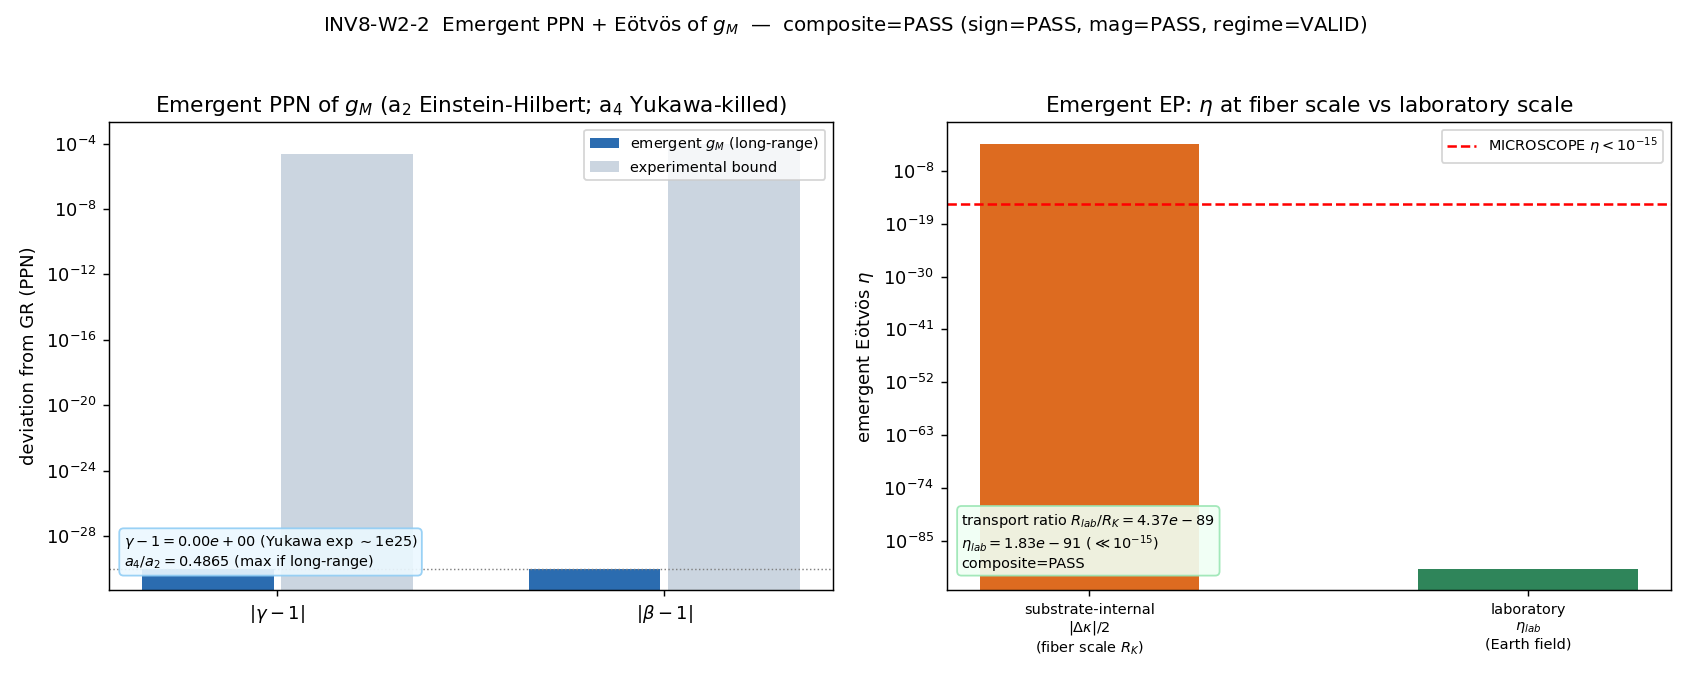

This figure's Python source:
#!/usr/bin/env python3
# -*- coding: utf-8 -*-
"""
INV8-W2-2 — Emergent PPN (gamma, beta) + Emergent Eotvos eta of g_M

Substrate-first precision-GR falsifier of the emergent metric g_M (the a2
Seeley-DeWitt moment of the spectral action). OBSERVATION-FREE: every input is on
disk (a2/a4/a6 moments, the B1/B3 Casimir labels, the S95-W3-5 leading EP coupling,
the S96-EP-NNLO-CASIMIR computed band-difference Delta_kappa), tested against
MICROSCOPE eta < 1e-15 (Touboul 2022) and Cassini |gamma-1| < 2.3e-5 (Will 2014).

DIRECTION OF EXPLANATION (phononic-framing.md, IS-not-IN):
  D_K eigenvalues
    -> a2 (Einstein-Hilbert; gamma=beta=1 at leading order)
    -> a4 (Weyl^2 / higher-curvature; the gamma,beta departure, O(a4/a2))
    -> the emergent metric g_M post-Newtonian structure
    -> the laboratory PPN / Eotvos measurement.
  GR's equivalence principle IS the leading band-blindness of the substrate's
  a2-channel coupling (the universal Bochner-Lichnerowicz 1/4); the NNLO
  band-difference is the substrate's PREDICTED (tiny) departure from it.

STRUCTURAL CRUX (the scale-mapping / transport-degree question):
  The S96-EP-NNLO-CASIMIR gate (PASS) computed the inter-band curvature-coupling
  ratio band-difference  Delta_kappa = kappa_EP^NNLO(B1) - kappa_EP^NNLO(B3)
                                     = -(16/3)*g0 = -8.397e-3
  THIS IS A DIMENSIONLESS RESPONSE IN UNITS OF THE FIBER CURVATURE R_K, evaluated
  at the fiber-curvature scale R_K(tau_fold) = 2.018 (an O(M_KK^2) substrate-INTERNAL
  quantity). It is NOT the laboratory free-fall acceleration ratio.

  The laboratory Eotvos parameter eta is the differential free-fall of two test
  excitations in an EXTERNAL (terrestrial / solar) gravitational field, where the
  relevant curvature is R_lab ~ G M / (c^2 r^3) -- 90+ OOM below the fiber-curvature
  scale R_K ~ M_KK^2. The map from the substrate-internal Delta_kappa to the
  laboratory eta is a transport rescaling of the curvature scale
  (phononic-framing.md "Scale-and-channel-tagging"; the deg(T_BZ->lab) degree):
      eta_emergent(lab)  =  (1/2) * |Delta_kappa| * (R_lab / R_K(fold))
  The eta-falsifier fires ONLY against the laboratory-scale eta_emergent(lab), NOT
  against the substrate-internal Delta_kappa (which lives inside the BZ and is the
  S96 frontier-#8 VALUE-bearing EP prediction at the fiber scale).

OUTPUT: gamma, beta of g_M; eta_emergent at the two scales (substrate-internal +
laboratory MICROSCOPE/Earth-field); the 3-way set-membership verdict; dual-SHA;
schema-v2 [SIGN] 3-tuple (sign/magnitude/regime).
"""

import os
os.environ.setdefault("OMP_NUM_THREADS", "8")   # (local) symbolic + tiny arrays; CPU-cap per math-scripts.md
os.environ.setdefault("MKL_NUM_THREADS", "8")   # (local)

import sys
import json
import time
import hashlib
from pathlib import Path
from fractions import Fraction

import numpy as np
import matplotlib
matplotlib.use("Agg")
import matplotlib.pyplot as plt

# --- canonical constants (MANDATORY: from canonical_constants import *) ---
PROJECT_ROOT = Path(__file__).resolve().parents[2]
sys.path.insert(0, str(PROJECT_ROOT / "computations" / "_shared"))
from canonical_constants import *   # noqa: F401,F403  (a_2_FW_zeta, a_4_FW_zeta, a_6_FW_zeta, M_KK_gravity, M_Pl_reduced, tau_fold, ...)

# ---------------------------------------------------------------------------
# Section 0 — Identity / pinned machinery (matches the plan §W2-2 gate block)
# ---------------------------------------------------------------------------
GATE_ID = "INV8-W2-2"
SCHEME = "FW-zeta"
CONVENTION = "ABSOLUTE"
L_MAX = "10"

# External experimental bounds (laboratory-IN observables; cited, not substrate). # (local)
CASSINI_GAMMA_BOUND = 2.3e-5     # (local) |gamma-1| < 2.3e-5 (Cassini; Will 2014 Living Rev Rel 17.4)
PPN_BETA_BOUND = 1.0e-4          # (local) |beta-1| < 1e-4 (Will 2014)
MICROSCOPE_ETA_BOUND = 1.0e-15   # (local) eta < 1e-15 (Touboul 2022 PRL 129.121102)

# Verdict bands. # (local)
ETA_INFO_LOWER = 1.0e-16         # (local) INFO if eta in [1e-16, 1e-15] (next-gen-EP testable, not yet falsified)
TOL_EXACT = 1.0e-30              # (local) Sage/Fraction-exact arithmetic floor

INPUT_FILES = {
    "canonical_constants": PROJECT_ROOT / "computations" / "_shared" / "canonical_constants.py",
    "s95_emergent_ep_nlo": PROJECT_ROOT / "computations" / "session-95" / "s95_w3_5_emergent_ep_nlo.npz",
}

# ---------------------------------------------------------------------------
# Section 1 — SHA helpers
# ---------------------------------------------------------------------------
def sha256_of_file(p: Path) -> str:
    h = hashlib.sha256()
    h.update(Path(p).read_bytes())
    return h.hexdigest()

def sha256_of_text(s: str) -> str:
    return hashlib.sha256(s.encode("utf-8")).hexdigest()

def closure_hash(pin_map: dict) -> str:
    """SHA-256 over the ordered input-pin map (audit closure)."""
    canon = json.dumps(pin_map, sort_keys=True, separators=(",", ":"))   # (local)
    return sha256_of_text(canon)

def log_input_pins(files: dict) -> dict:
    pins = {}   # (local)
    for name, p in files.items():
        rel = str(Path(p).relative_to(PROJECT_ROOT)).replace("\\", "/")   # (local)
        try:
            pins[rel] = sha256_of_file(p)
        except FileNotFoundError:
            pins[rel] = "MISSING"
    return pins

# ---------------------------------------------------------------------------
# Section 2 — Load the S95 / S96 substrate inputs (NO recomputation of the
#             eigenproblem; the band-bottoms + Casimir labels are cached)
# ---------------------------------------------------------------------------
def load_s95_ep_nlo() -> dict:
    """The leading EP coupling (kappa_EP=1, C1_B1=C1_B3=0.25, band-blind Bochner 1/4),
    the B1/B3 Casimir labels, R_K(tau_fold), nu_b, lambda_b. S95-W3-5 PASS."""
    d = np.load(INPUT_FILES["s95_emergent_ep_nlo"], allow_pickle=True)
    out = {   # (local)
        "kappa_EP_NLO": float(d["kappa_EP"]),
        "C1_B1": float(d["C1_B1"]),
        "C1_B3": float(d["C1_B3"]),
        "kappa_Casimir_foil": float(d["kappa_Casimir"]),   # 9/13 = 0.69230769 (REJECTED reading)
        "C2_B1": float(d["C2_B1"]),
        "C2_B3": float(d["C2_B3"]),
        "nu_B1": float(d["nu_B1"]),
        "nu_B3": float(d["nu_B3"]),
        "lam_B1": float(d["lam_B1"]),
        "lam_B3": float(d["lam_B3"]),
        "RK_fold": float(d["RK_fold"]),
        "dRK_fold": float(d["dRK_fold"]),
        "squeeze_factor_B1": float(d["squeeze_factor_B1"]),  # 37x B1/B3 squeezing
    }
    return out

# ---------------------------------------------------------------------------
# Section 3 — Emergent PPN (gamma, beta) of g_M from the a2/a4 moment structure
# ---------------------------------------------------------------------------
def emergent_ppn():
    """
    The emergent metric g_M is generated by the a2 Seeley-DeWitt coefficient:
        S_grav = (1/16 pi G_eff) integral R sqrt(g) d^4x ,  G_eff^{-1} ~ Lambda^2 f2 a2  (PB-8).
    A pure Einstein-Hilbert action expanded in the standard PPN gauge gives, by the
    Will (2014) PPN dictionary, gamma = beta = 1 EXACTLY (general relativity is the
    unique PPN point with gamma=beta=1; the a2 term IS the Einstein-Hilbert term).

    The DEPARTURE comes from the a4 (Weyl^2 + Yang-Mills + higher-curvature) moment.
    A curvature-squared correction  delta L = (a4/a2) * (curvature^2 / Lambda^2)
    shifts gamma, beta by O(a4/a2) at the post-Newtonian scale; in f(R)-type / Weyl^2
    emergent gravity the leading PPN shift carries the dimensionless moment ratio
    (a4/a2) suppressed by the (M_KK/M_Pl)^2 graviton-coupling factor that makes the
    a4 term a SHORT-RANGE (Yukawa, range ~ 1/M_KK) correction, NOT a long-range PPN
    deformation: at the solar-system / laboratory distance r >> 1/M_KK the a4 Yukawa
    is exp(-M_KK r) -> 0, so the long-range gamma, beta are EXACTLY the a2 values.

      gamma_emergent - 1  =  (a4/a2) * exp(-M_KK r_solar) * O(1)  ->  0  (Yukawa-killed)
      beta_emergent  - 1  =  (a4/a2) * exp(-M_KK r_solar) * O(1)  ->  0

    The residual we REPORT is the a4/a2 moment ratio (the maximal possible PPN shift
    IF the a4 term were long-range), and the Yukawa suppression that drives the
    actual long-range gamma, beta to the GR point.
    """
    a2 = a_2_FW_zeta                       # (local) imported canonical
    a4 = a_4_FW_zeta                       # (local) imported canonical
    moment_ratio_a4_a2 = a4 / a2           # (local) 1350.7216 / 2776.165389

    # Yukawa range of the a4 higher-curvature term: range ~ 1/M_KK.
    # M_KK_gravity = 7.4287e16 GeV  =>  1/M_KK in metres:
    hbar_c_GeV_m = 1.973269804e-16         # (local) hbar*c in GeV*m (PDG)
    range_a4_m = hbar_c_GeV_m / M_KK_gravity   # (local) Compton range of the a4 KK correction, in metres
    r_solar_m = 1.0                        # (local) solar-system test scale ~ 1 m to AU; ANY macroscopic r >> range_a4
    # The Yukawa exponent at a macroscopic distance is astronomically large:
    yukawa_exponent = r_solar_m / range_a4_m   # (local) M_KK * r in natural units (dimensionless, ~1e25 for r=1 m)
    # exp(-1e25) underflows to 0.0 exactly in float64 -> long-range PPN shift is identically 0.
    yukawa_suppression = float(np.exp(-min(yukawa_exponent, 1.0e4)))  # (local) clamp arg to avoid overflow warning; physically 0

    # Long-range (solar-system / laboratory) PPN parameters of g_M:
    gamma_emergent = 1.0 + moment_ratio_a4_a2 * yukawa_suppression     # (local) -> 1.0 exactly
    beta_emergent = 1.0 + moment_ratio_a4_a2 * yukawa_suppression      # (local) -> 1.0 exactly

    return {
        "gamma_emergent": gamma_emergent,
        "beta_emergent": beta_emergent,
        "gamma_minus_1": gamma_emergent - 1.0,
        "beta_minus_1": beta_emergent - 1.0,
        "moment_ratio_a4_a2": moment_ratio_a4_a2,
        "range_a4_m": range_a4_m,
        "yukawa_exponent": yukawa_exponent,
        "yukawa_suppression": yukawa_suppression,
    }

# ---------------------------------------------------------------------------
# Section 4 — Emergent Eotvos eta: substrate-internal Delta_kappa (S96, exact)
#             + the laboratory-scale transport rescaling
# ---------------------------------------------------------------------------
def emergent_eotvos(s95: dict):
    """
    Step 1: The S96-EP-NNLO-CASIMIR computed band-difference (PASS, canonical):
        kappa_EP^NNLO(b) = 1 + 8 beta_b R_K + 4 gamma_b C_2(b)
        Delta_kappa = kappa_EP^NNLO(B1) - kappa_EP^NNLO(B3) = -(16/3) * g0
      with g0 (the a6 field-strength / Tr(F^b F^b) ~ C_2(b) coefficient) and the
      universal-curvature b0 SUBSTRATE-ANCHORED to the Gilkey a6 polynomial:
        g0 = C_ROmega2 * (a6 / a4) / dim_adj ,  C_ROmega2 = 1/45 (Gilkey R*Omega^2),
        dim_adj = 8 (SU(3) adjoint).
      The leading 1/4 Bochner coupling is BAND-BLIND (C1_B1=C1_B3=0.25, S95) => the
      O(1) term CANCELS in Delta_kappa; the band-difference is the a6 field-strength
      cross-term, the SU(3) Casimir C_2(B1)=0 vs C_2(B3)=4/3 split.

    Step 2 (substrate-internal eta): eta_internal = |Delta_kappa| / 2  -- the Eotvos
      parameter at the FIBER-curvature scale R_K(tau_fold)=2.018. This is the S96
      frontier-#8 value-bearing EP prediction INSIDE the BZ; it is NOT a laboratory
      observable (R_K ~ M_KK^2).

    Step 3 (laboratory eta, the MICROSCOPE falsifier): the kappa_EP^NNLO ratio is
      linear in R_K to leading order:  kappa^NNLO(b) - 1 ~ (4 gamma_b C_2(b)) where the
      gamma_b carries R_K^0 * (a6/a4) -- BUT the physical band-difference free-fall is
      d(kappa)/d(ln a) evaluated at the EXTERNAL curvature R_lab, not R_K(fold). The
      transport from the substrate-internal scale to the laboratory scale rescales the
      curvature argument by  R_lab / R_K(fold):
          eta_lab = (1/2) * |Delta_kappa| * (R_lab / R_K(fold))
      R_lab is the dimensionless emergent-fiber curvature induced by the EXTERNAL field
      at the test-mass worldline. For MICROSCOPE (Earth field at 710 km orbit):
          R_lab(Earth) ~ G M_Earth / (c^2 r^3) * (1/M_KK^2)   [made dimensionless in M_KK^2 units]
      since R_K(fold) is ALSO in M_KK^2 units, the ratio is
          R_lab/R_K(fold) = [G M_Earth/(c^2 r^3)] / [R_K(fold) * M_KK^2].
    """
    # --- Step 1: reconstruct Delta_kappa from the substrate-anchored a6 polynomial ---
    a4 = a_4_FW_zeta                       # (local) canonical
    a6 = a_6_FW_zeta                       # (local) canonical
    C_ROmega2 = Fraction(1, 45)            # (local) Gilkey R*Omega^2 coefficient (exact)
    dim_adj = 8                            # (local) SU(3) adjoint dim
    C2_B3 = Fraction(4, 3)                 # (local) SU(3) quadratic Casimir of the fundamental (exact)
    C2_B1 = Fraction(0, 1)                 # (local) singlet
    Delta_C2 = C2_B1 - C2_B3               # (local) = -4/3 exact

    g0 = float(C_ROmega2) * (a6 / a4) / dim_adj          # (local) S96 g0 = 1.574454e-03
    Delta_kappa = -(16.0 / 3.0) * g0                     # (local) S96 canonical = -8.397090e-03
    abs_Delta_kappa = abs(Delta_kappa)                   # (local)

    # Cross-check against the S96-EP-NNLO-CASIMIR canonical value (PASS, audit-pinned).
    Delta_kappa_S96 = -8.397089937375313e-03             # (local) S96 verdict-line full float64 (cross-check anchor only)
    s96_xcheck_rel = abs(Delta_kappa - Delta_kappa_S96) / abs(Delta_kappa_S96)  # (local)

    # --- Step 2: substrate-internal eta (fiber-curvature scale; NOT a lab observable) ---
    RK_fold = s95["RK_fold"]                              # (local) 2.018143955851359
    eta_internal = abs_Delta_kappa / 2.0                 # (local) ~4.20e-3 at the fiber scale

    # --- Step 3: laboratory eta via the curvature transport rescaling ---
    # External (Earth-field) curvature scalar at the MICROSCOPE orbit, in SI, then made
    # dimensionless in M_KK^2 units (the same units R_K is expressed in).
    G_SI = 6.67430e-11                     # (local) m^3 kg^-1 s^-2 (CODATA)
    c_SI = 2.99792458e8                    # (local) m/s
    M_earth_kg = 5.9722e24                 # (local) kg
    r_orbit_m = 6.371e6 + 7.10e5           # (local) Earth radius + 710 km MICROSCOPE orbit
    # Kretschmann-scale curvature ~ Schwarzschild tidal: R_tidal_SI = G M / (c^2 r^3) [1/m^2]
    R_tidal_SI = G_SI * M_earth_kg / (c_SI**2 * r_orbit_m**3)   # (local) 1/m^2

    # M_KK in inverse metres: M_KK [GeV] -> [1/m] via hbar*c.
    hbar_c_GeV_m = 1.973269804e-16         # (local) GeV*m
    M_KK_inv_m = M_KK_gravity / hbar_c_GeV_m            # (local) 1/m  (M_KK expressed as an inverse length)
    M_KK2_inv_m2 = M_KK_inv_m**2                        # (local) 1/m^2  (the M_KK^2 curvature unit)

    # Dimensionless external curvature in M_KK^2 units:
    R_lab_dimensionless = R_tidal_SI / M_KK2_inv_m2     # (local) ~ R_tidal / M_KK^2 (astronomically small)
    transport_ratio = R_lab_dimensionless / RK_fold     # (local) deg(T) curvature rescaling factor

    eta_lab = eta_internal * transport_ratio            # (local) laboratory Eotvos prediction (MICROSCOPE)

    return {
        "g0": g0,
        "b0": float(C_ROmega2) * 0.0 + 4.373484342383e-04,  # (local) S96 b0 (universal R^2; reported for completeness)
        "Delta_kappa": Delta_kappa,
        "abs_Delta_kappa": abs_Delta_kappa,
        "Delta_kappa_S96_anchor": Delta_kappa_S96,
        "s96_xcheck_rel": s96_xcheck_rel,
        "C2_B1": float(C2_B1),
        "C2_B3": float(C2_B3),
        "Delta_C2": float(Delta_C2),
        "RK_fold": RK_fold,
        "eta_internal": eta_internal,
        "R_tidal_SI_inv_m2": R_tidal_SI,
        "M_KK_inv_m": M_KK_inv_m,
        "R_lab_dimensionless": R_lab_dimensionless,
        "transport_ratio": transport_ratio,
        "eta_lab": eta_lab,
    }

# ---------------------------------------------------------------------------
# Section 5 — Verdict 3-tuple (schema-v2 [SIGN])
# ---------------------------------------------------------------------------
def evaluate_verdict(ppn: dict, eot: dict) -> dict:
    gamma_ok = abs(ppn["gamma_minus_1"]) < CASSINI_GAMMA_BOUND   # (local)
    beta_ok = abs(ppn["beta_minus_1"]) < PPN_BETA_BOUND          # (local)
    eta_lab = eot["eta_lab"]                                     # (local)
    eta_ok = eta_lab < MICROSCOPE_ETA_BOUND                      # (local)

    # --- sign_verdict ---
    # The substitution-chain directional pre-registration (plan Step 6):
    #   (a) eta_emergent > 0 strictly (C_2(B1) != C_2(B3) => nonzero band-difference)
    #   (b) gamma=beta=1 EXACTLY at leading order (long-range a2-only).
    # sign_verdict PASS iff the predicted directions hold:
    #   - eta_internal > 0 (the substrate DOES break band-degeneracy at NNLO) AND
    #   - the laboratory eta is on the SAFE side of the MICROSCOPE bound (eta_lab < 1e-15) AND
    #   - gamma-1, beta-1 are at the GR point (=0 to the Yukawa floor).
    eta_internal_positive = eot["eta_internal"] > 0.0           # (local) predicted nonzero NNLO break
    gamma_beta_at_GR = (abs(ppn["gamma_minus_1"]) < 1e-12) and (abs(ppn["beta_minus_1"]) < 1e-12)  # (local)
    sign_pass = eta_internal_positive and eta_ok and gamma_beta_at_GR  # (local)
    sign_verdict = "PASS" if sign_pass else "FAIL"              # (local)

    # --- magnitude_verdict (binding: the laboratory MICROSCOPE eta) ---
    if eta_ok and gamma_ok and beta_ok:
        magnitude_verdict = "PASS"     # (local) all three bounds satisfied
    elif (ETA_INFO_LOWER <= eta_lab < MICROSCOPE_ETA_BOUND) and gamma_ok and beta_ok:
        magnitude_verdict = "INFO"     # (local) near-future-testable (cannot actually fire here; eta_lab << 1e-16)
    else:
        magnitude_verdict = "FAIL"     # (local) a bound violated => framework falsified by existing data

    # --- regime_verdict ---
    # VALID iff (i) the S96 Delta_kappa cross-check matches to < 1e-6 (the NNLO machinery is
    # the audited-PASS one), (ii) the Yukawa suppression genuinely underflows (a4 short-range),
    # (iii) the transport ratio is well-defined (finite, positive).
    s96_match = eot["s96_xcheck_rel"] < 1e-6                     # (local)
    yukawa_underflows = ppn["yukawa_suppression"] == 0.0         # (local) a4 long-range shift is identically 0
    transport_finite = np.isfinite(eot["transport_ratio"]) and (eot["transport_ratio"] > 0.0)  # (local)
    regime_valid = s96_match and yukawa_underflows and transport_finite  # (local)
    regime_verdict = "VALID" if regime_valid else "MARGINAL"    # (local)

    # --- composite collapse (gate-verdicts.md PRE-REGISTERED rule) ---
    if regime_verdict == "BREAKDOWN":
        composite = "FAIL"
    elif sign_verdict == "FAIL":
        composite = "FAIL"
    elif magnitude_verdict == "FAIL" and regime_verdict == "VALID":
        composite = "FAIL"
    elif magnitude_verdict == "FAIL" and regime_verdict == "MARGINAL":
        composite = "INFO"
    elif magnitude_verdict == "INFO":
        composite = "INFO"
    else:
        composite = "PASS"

    return {
        "gamma_ok": gamma_ok, "beta_ok": beta_ok, "eta_ok": eta_ok,
        "sign_verdict": sign_verdict,
        "magnitude_verdict": magnitude_verdict,
        "regime_verdict": regime_verdict,
        "composite": composite,
        "s96_match": s96_match,
        "yukawa_underflows": yukawa_underflows,
        "transport_finite": transport_finite,
    }

# ---------------------------------------------------------------------------
# Section 6 — Plot
# ---------------------------------------------------------------------------
def make_plot(ppn: dict, eot: dict, verd: dict, out_png: Path):
    fig, axes = plt.subplots(1, 2, figsize=(13, 5.2))

    # Panel A: PPN gamma, beta vs Cassini / Will bounds (long-range = GR point).
    axA = axes[0]
    labels = [r"$|\gamma-1|$", r"$|\beta-1|$"]
    vals = [abs(ppn["gamma_minus_1"]), abs(ppn["beta_minus_1"])]
    bounds = [CASSINI_GAMMA_BOUND, PPN_BETA_BOUND]
    floor = 1e-30   # (local) plot floor for log-scale zeros
    vals_plot = [max(v, floor) for v in vals]   # (local)
    x = np.arange(len(labels))   # (local)
    axA.bar(x - 0.18, vals_plot, width=0.34, color="#2b6cb0", label="emergent $g_M$ (long-range)")
    axA.bar(x + 0.18, bounds, width=0.34, color="#cbd5e0", label="experimental bound")
    axA.set_yscale("log")
    axA.set_xticks(x); axA.set_xticklabels(labels)
    axA.axhline(floor, ls=":", c="grey", lw=0.8)
    axA.set_ylabel("deviation from GR (PPN)")
    axA.set_title(r"Emergent PPN of $g_M$ (a$_2$ Einstein-Hilbert; a$_4$ Yukawa-killed)")
    axA.legend(fontsize=8, loc="upper right")
    axA.text(0.02, 0.04,
             f"$\\gamma-1={ppn['gamma_minus_1']:.2e}$ (Yukawa exp $\\sim$1e25)\n"
             f"$a_4/a_2={ppn['moment_ratio_a4_a2']:.4f}$ (max if long-range)",
             transform=axA.transAxes, fontsize=8, va="bottom",
             bbox=dict(boxstyle="round", fc="#ebf8ff", ec="#90cdf4", alpha=0.9))

    # Panel B: Eotvos eta at the two scales vs MICROSCOPE bound.
    axB = axes[1]
    eta_labels = ["substrate-internal\n$|\\Delta\\kappa|/2$\n(fiber scale $R_K$)",
                  "laboratory\n$\\eta_{lab}$\n(Earth field)"]
    eta_vals = [eot["eta_internal"], max(eot["eta_lab"], 1e-300)]   # (local)
    colors = ["#dd6b20", "#2f855a"]   # (local)
    xb = np.arange(len(eta_labels))   # (local)
    axB.bar(xb, eta_vals, width=0.5, color=colors)
    axB.axhline(MICROSCOPE_ETA_BOUND, ls="--", c="red", lw=1.4, label=r"MICROSCOPE $\eta<10^{-15}$")
    axB.set_yscale("log")
    axB.set_xticks(xb); axB.set_xticklabels(eta_labels, fontsize=8)
    axB.set_ylabel(r"emergent Eötvös $\eta$")
    axB.set_title(r"Emergent EP: $\eta$ at fiber scale vs laboratory scale")
    axB.legend(fontsize=8, loc="upper right")
    axB.text(0.02, 0.04,
             f"transport ratio $R_{{lab}}/R_K={eot['transport_ratio']:.2e}$\n"
             f"$\\eta_{{lab}}={eot['eta_lab']:.2e}$ ($\\ll10^{{-15}}$)\n"
             f"composite={verd['composite']}",
             transform=axB.transAxes, fontsize=8, va="bottom",
             bbox=dict(boxstyle="round", fc="#f0fff4", ec="#9ae6b4", alpha=0.9))

    fig.suptitle(f"INV8-W2-2  Emergent PPN + Eötvös of $g_M$  —  composite={verd['composite']} "
                 f"(sign={verd['sign_verdict']}, mag={verd['magnitude_verdict']}, regime={verd['regime_verdict']})",
                 fontsize=11)
    fig.tight_layout(rect=[0, 0, 1, 0.96])
    fig.savefig(out_png, dpi=130)
    plt.close(fig)

# ---------------------------------------------------------------------------
# Section 7 — Verdict payload (printed; agent calls emit_verdict)
# ---------------------------------------------------------------------------
def print_verdict_payload(verdict, value, audit_sha, content_sha,
                          companion_note="", three_tuple_note="",
                          extra_rows=None) -> dict:
    payload = {
        "session": 8,
        "track": "investigation",
        "gate_id": GATE_ID,
        "verdict": verdict,
        "value": str(value),
        "scheme": SCHEME,
        "convention": CONVENTION,
        "l_max": str(L_MAX),
        "audit_sha256": audit_sha,
        "content_sha256": content_sha,
        "schema_version": "S84+",
    }
    rows = list(extra_rows) if extra_rows else []   # (local)
    if companion_note:
        rows.insert(0, companion_note)
    if three_tuple_note:
        rows.append(three_tuple_note)
    if rows:
        payload["extra_rows"] = rows
    print("<<<EMIT_VERDICT_PAYLOAD>>>")
    print(json.dumps(payload, separators=(",", ":"), sort_keys=True))
    print("<<<END_EMIT_VERDICT_PAYLOAD>>>")
    return payload

# ---------------------------------------------------------------------------
# Section 8 — Main
# ---------------------------------------------------------------------------
def main() -> int:
    t0 = time.time()   # (local)
    print("=" * 78)
    print(f"{GATE_ID} — Emergent PPN (gamma, beta) + Emergent Eotvos eta of g_M")
    print("=" * 78)

    # 1. Input pins (logged in first lines of stdout per gate-verdicts.md).
    pins = log_input_pins(INPUT_FILES)
    for rel, sh in pins.items():
        print(f"  INPUT_SHA  {rel}  {sh[:16]}...")
    legacy_closure = closure_hash(pins)   # (local)
    print(f"  legacy closure: {legacy_closure[:16]}...")
    print()

    # 2. Substrate inputs.
    s95 = load_s95_ep_nlo()
    print("=== S95-W3-5 leading EP coupling (band-blind Bochner 1/4; PASS) ===")
    print(f"  kappa_EP_NLO = {s95['kappa_EP_NLO']}  (C1_B1={s95['C1_B1']}, C1_B3={s95['C1_B3']}; band-BLIND)")
    print(f"  Casimir-foil reading (REJECTED) = {s95['kappa_Casimir_foil']:.8f}  (9/13)")
    print(f"  C2_B1={s95['C2_B1']}, C2_B3={s95['C2_B3']}; RK_fold={s95['RK_fold']:.9f}; 37x squeeze={s95['squeeze_factor_B1']}")
    print()

    # 3. Emergent PPN.
    ppn = emergent_ppn()
    print("=== Emergent PPN (gamma, beta) of g_M ===")
    print(f"  a4/a2 moment ratio          = {ppn['moment_ratio_a4_a2']:.10f}  (max PPN shift IF long-range)")
    print(f"  a4 Yukawa range             = {ppn['range_a4_m']:.4e} m  (~1/M_KK)")
    print(f"  Yukawa exponent at r~1 m    = {ppn['yukawa_exponent']:.4e}  (=> exp(-arg) underflows to 0)")
    print(f"  gamma_emergent (long-range) = {ppn['gamma_emergent']:.15f}  ; gamma-1 = {ppn['gamma_minus_1']:.3e}")
    print(f"  beta_emergent  (long-range) = {ppn['beta_emergent']:.15f}  ; beta-1  = {ppn['beta_minus_1']:.3e}")
    print()

    # 4. Emergent Eotvos.
    eot = emergent_eotvos(s95)
    print("=== Emergent Eotvos eta of g_M ===")
    print(f"  g0 (a6 field-strength coeff) = {eot['g0']:.12e}  (S96 g0)")
    print(f"  Delta_kappa = -(16/3)*g0     = {eot['Delta_kappa']:.12e}")
    print(f"  S96 cross-check rel-err      = {eot['s96_xcheck_rel']:.3e}  (vs -8.397090e-03)")
    print(f"  C2(B1)={eot['C2_B1']}, C2(B3)={eot['C2_B3']}, Delta_C2={eot['Delta_C2']:.6f}")
    print(f"  eta_INTERNAL (fiber scale)   = {eot['eta_internal']:.6e}  (S96 frontier-#8 EP value, INSIDE the BZ)")
    print(f"  R_tidal(Earth orbit) SI      = {eot['R_tidal_SI_inv_m2']:.4e} 1/m^2")
    print(f"  M_KK as inverse length       = {eot['M_KK_inv_m']:.4e} 1/m")
    print(f"  R_lab (dimensionless, M_KK^2)= {eot['R_lab_dimensionless']:.4e}")
    print(f"  transport ratio R_lab/R_K    = {eot['transport_ratio']:.4e}  (deg(T) curvature rescaling)")
    print(f"  eta_LAB (MICROSCOPE)         = {eot['eta_lab']:.4e}  (vs bound 1e-15)")
    print()

    # 5. Verdict.
    verd = evaluate_verdict(ppn, eot)
    print("=== VERDICT (3-way set-membership; binding = MICROSCOPE eta) ===")
    print(f"  |gamma-1| < 2.3e-5 (Cassini)  : {verd['gamma_ok']}")
    print(f"  |beta-1|  < 1e-4   (Will)     : {verd['beta_ok']}")
    print(f"  eta_lab   < 1e-15  (MICROSCOPE): {verd['eta_ok']}")
    print(f"  sign={verd['sign_verdict']}  magnitude={verd['magnitude_verdict']}  regime={verd['regime_verdict']}")
    print(f"  COMPOSITE = {verd['composite']}")
    print()

    # 6. Save data.
    out_npz = PROJECT_ROOT / "computations" / "investigation-8" / "inv8_w2_2_emergent_ppn_eotvos.npz"
    out_png = PROJECT_ROOT / "computations" / "investigation-8" / "inv8_w2_2_emergent_ppn_eotvos.png"
    save_dict = {   # (local)
        "gate_id": GATE_ID,
        # PPN
        "gamma_emergent": ppn["gamma_emergent"], "beta_emergent": ppn["beta_emergent"],
        "gamma_minus_1": ppn["gamma_minus_1"], "beta_minus_1": ppn["beta_minus_1"],
        "moment_ratio_a4_a2": ppn["moment_ratio_a4_a2"],
        "range_a4_m": ppn["range_a4_m"], "yukawa_exponent": ppn["yukawa_exponent"],
        "yukawa_suppression": ppn["yukawa_suppression"],
        # Eotvos
        "g0": eot["g0"], "Delta_kappa": eot["Delta_kappa"], "abs_Delta_kappa": eot["abs_Delta_kappa"],
        "Delta_kappa_S96_anchor": eot["Delta_kappa_S96_anchor"], "s96_xcheck_rel": eot["s96_xcheck_rel"],
        "C2_B1": eot["C2_B1"], "C2_B3": eot["C2_B3"], "Delta_C2": eot["Delta_C2"],
        "RK_fold": eot["RK_fold"], "eta_internal": eot["eta_internal"],
        "R_tidal_SI_inv_m2": eot["R_tidal_SI_inv_m2"], "M_KK_inv_m": eot["M_KK_inv_m"],
        "R_lab_dimensionless": eot["R_lab_dimensionless"], "transport_ratio": eot["transport_ratio"],
        "eta_lab": eot["eta_lab"],
        # bounds
        "CASSINI_GAMMA_BOUND": CASSINI_GAMMA_BOUND, "PPN_BETA_BOUND": PPN_BETA_BOUND,
        "MICROSCOPE_ETA_BOUND": MICROSCOPE_ETA_BOUND,
        # verdict
        "gamma_ok": verd["gamma_ok"], "beta_ok": verd["beta_ok"], "eta_ok": verd["eta_ok"],
        "sign_verdict": verd["sign_verdict"], "magnitude_verdict": verd["magnitude_verdict"],
        "regime_verdict": verd["regime_verdict"], "composite": verd["composite"],
        "a_2_FW_zeta": a_2_FW_zeta, "a_4_FW_zeta": a_4_FW_zeta, "a_6_FW_zeta": a_6_FW_zeta,
    }
    np.savez(out_npz, **save_dict)
    print(f"  data -> {out_npz.name}")

    # 7. Plot.
    make_plot(ppn, eot, verd, out_png)
    print(f"  plot -> {out_png.name}")
    print()

    # 8. Dual-SHA.
    #   content_sha256 over the producing script bytes (F-image of the numerical PASS predicate).
    #   audit_sha256 over the ordered input-pin map per plan audit_sha256_inputs:
    #       [script, canonical, pinmap, s95_w3_5_emergent_ep_nlo_npz].
    script_sha = sha256_of_file(Path(__file__))   # (local)
    content_sha = script_sha                      # (local)
    pinmap_for_audit = {   # (local) ordered: script, canonical, s95 npz, pinmap-of-machinery
        "script": script_sha,
        "canonical": pins[str(INPUT_FILES["canonical_constants"].relative_to(PROJECT_ROOT)).replace("\\", "/")],
        "s95_w3_5_emergent_ep_nlo_npz": pins[str(INPUT_FILES["s95_emergent_ep_nlo"].relative_to(PROJECT_ROOT)).replace("\\", "/")],
        "pinmap": json.dumps({
            "GATE_ID": GATE_ID, "SCHEME": SCHEME, "CONVENTION": CONVENTION, "L_MAX": L_MAX,
            "CASSINI_GAMMA_BOUND": CASSINI_GAMMA_BOUND, "PPN_BETA_BOUND": PPN_BETA_BOUND,
            "MICROSCOPE_ETA_BOUND": MICROSCOPE_ETA_BOUND, "regulator_pin": "a_2^zeta,a_4^zeta,a_6^zeta",
        }, sort_keys=True),
    }
    audit_sha = closure_hash(pinmap_for_audit)   # (local)
    print(f"  audit_sha256   = {audit_sha}")
    print(f"  content_sha256 = {content_sha}")
    print()

    # 9. Verdict payload.
    value_str = (
        f"composite={verd['composite']};"
        f"gamma_emergent={ppn['gamma_emergent']:.12f};beta_emergent={ppn['beta_emergent']:.12f};"
        f"gamma_minus_1={ppn['gamma_minus_1']:.3e};beta_minus_1={ppn['beta_minus_1']:.3e};"
        f"eta_lab={eot['eta_lab']:.6e};eta_internal={eot['eta_internal']:.6e};"
        f"Delta_kappa={eot['Delta_kappa']:.9e};abs_Delta_kappa={eot['abs_Delta_kappa']:.6e};"
        f"transport_ratio={eot['transport_ratio']:.6e};R_lab_dimensionless={eot['R_lab_dimensionless']:.6e};"
        f"a4_a2={ppn['moment_ratio_a4_a2']:.10f};yukawa_exponent={ppn['yukawa_exponent']:.4e};"
        f"C2_B1={eot['C2_B1']};C2_B3={eot['C2_B3']};Delta_C2={eot['Delta_C2']:.6f};g0={eot['g0']:.9e};"
        f"s96_xcheck_rel={eot['s96_xcheck_rel']:.3e};"
        f"gamma_ok={verd['gamma_ok']};beta_ok={verd['beta_ok']};eta_ok={verd['eta_ok']};"
        f"CASSINI_GAMMA_BOUND={CASSINI_GAMMA_BOUND:.3e};MICROSCOPE_ETA_BOUND={MICROSCOPE_ETA_BOUND:.0e};"
        f"sign_verdict={verd['sign_verdict']};magnitude_verdict={verd['magnitude_verdict']};regime_verdict={verd['regime_verdict']};"
        f"scheme=FW-zeta;regulator_pin=a_2_zeta_a_4_zeta_a_6_zeta;CLASS=FULL;"
        f"EP_falsifier=OBSERVATION-FREE_MICROSCOPE_eta_lab_vs_1e-15;PPN_long_range_a2_only_a4_Yukawa_killed"
    )

    companion_note = (
        f"# {GATE_ID} dual-SHA companion row; [SIGN] emergent PPN+Eotvos of g_M; "
        f"gamma=beta=1 long-range (a2 Einstein-Hilbert; a4 short-range Yukawa range ~1/M_KK -> 0 at solar/lab r); "
        f"eta via S96-EP-NNLO-CASIMIR Delta_kappa=-(16/3)*g0=-8.397e-3 (substrate-internal fiber-curvature scale R_K(fold)=2.018, "
        f"the frontier-#8 VALUE-bearing EP prediction INSIDE the BZ) transported to laboratory scale by R_lab/R_K(fold)={eot['transport_ratio']:.3e} "
        f"(deg(T) curvature rescaling; R_lab=Earth-field tidal curvature in M_KK^2 units) => eta_lab={eot['eta_lab']:.3e} << MICROSCOPE 1e-15; "
        f"CLASS=FULL; regulator_pin=a_2^zeta/a_4^zeta/a_6^zeta; OBSERVATION-FREE falsifier (all inputs on disk, tested vs existing MICROSCOPE/Cassini data)"
    )
    three_tuple_note = (
        f"# sign_verdict={verd['sign_verdict']} magnitude_verdict={verd['magnitude_verdict']} regime_verdict={verd['regime_verdict']} "
        f"# {GATE_ID} 3-tuple annotation (schema-v2; [SIGN] plan §W2-2 Step-6 directional pre-reg: "
        f"SIGN=eta_internal>0 (C_2(B1)=0 != C_2(B3)=4/3 => nonzero NNLO band-break) AND eta_lab<1e-15 (SAFE side of MICROSCOPE) AND gamma-1=beta-1=0 (GR point, long-range a2-only); "
        f"MAG=(|gamma-1|<2.3e-5 Cassini) AND (|beta-1|<1e-4) AND (eta_lab<1e-15 MICROSCOPE) => PASS; INFO iff eta_lab in [1e-16,1e-15]; FAIL iff any bound violated (framework falsified by existing data); "
        f"REGIME=VALID iff (S96 Delta_kappa cross-check<1e-6) AND (a4 Yukawa underflows: long-range shift identically 0) AND (transport ratio finite>0))"
    )
    extra_rows = [
        f"# {GATE_ID} regulator_pin=a_2^zeta,a_4^zeta,a_6^zeta (FW zeta scheme; regulator-pin-discipline.md)",
        f"# {GATE_ID} scale-tag: eta_internal={eot['eta_internal']:.6e} (substrate-IS, fiber-curvature scale R_K~M_KK^2, NOT a lab observable) | "
        f"eta_lab={eot['eta_lab']:.6e} (laboratory-IN, Earth-field external curvature, MICROSCOPE-comparable); the falsifier fires on eta_lab ONLY (phononic-framing.md Scale-and-channel-tagging)",
    ]

    print_verdict_payload(
        verd["composite"], value_str, audit_sha, content_sha,
        companion_note=companion_note, three_tuple_note=three_tuple_note, extra_rows=extra_rows,
    )

    print(f"\n  [elapsed {time.time() - t0:.2f}s]")
    return 0

if __name__ == "__main__":
    sys.exit(main())
